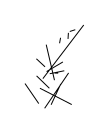

Recreate this plot in Python.
"""
 file with utility for drawing 
 the function for drawing the sketch comes from 
 the original project made by google with small changes
"""
# libraries required for visualisation:
import os
import svgwrite
import numpy as np
import tensorflow as tf
from IPython.display import SVG, display
import PIL
from PIL import Image
import matplotlib.pyplot as plt
import data_Manager

# set numpy output to something sensible
np.set_printoptions(precision=8, edgeitems=6, linewidth=200, suppress=True)


def get_bounds(data, factor=10):
    """Return bounds of data."""
    min_x = 0
    max_x = 0
    min_y = 0
    max_y = 0

    abs_x = 0
    abs_y = 0
    for i in range(len(data)):
        x = float(data[i, 0]) / factor
        y = float(data[i, 1]) / factor
        abs_x += x
        abs_y += y
        min_x = min(min_x, abs_x)
        min_y = min(min_y, abs_y)
        max_x = max(max_x, abs_x)
        max_y = max(max_y, abs_y)

    return (min_x, max_x, min_y, max_y)


def slerp(p0, p1, t):
    """Spherical interpolation."""
    omega = np.arccos(np.dot(p0 / np.linalg.norm(p0), p1 / np.linalg.norm(p1)))
    so = np.sin(omega)
    return np.sin((1.0 - t) * omega) / so * p0 + np.sin(t * omega) / so * p1


def lerp(p0, p1, t):
    """Linear interpolation."""
    return (1.0 - t) * p0 + t * p1


# little function that displays vector images and saves them to .svg
def draw_strokes(data, factor=0.2, svg_filename = '/tmp/sketch_rnn/svg/sample.svg'):
    data = data_Manager.to_normal_strokes(data)
    min_x, max_x, min_y, max_y = get_bounds(data, factor)
    dims = (50 + max_x - min_x, 50 + max_y - min_y)
    dwg = svgwrite.Drawing(svg_filename, size=dims)
    dwg.add(dwg.rect(insert=(0, 0), size=dims,fill='white'))
    lift_pen = 1
    abs_x = 25 - min_x 
    abs_y = 25 - min_y
    p = "M%s,%s " % (abs_x, abs_y)
    command = "m"
    for i in range(len(data)):
        if (lift_pen == 1):
            command = "m"
        elif (command != "l"):
            command = "l"
        else:
            command = ""
        x = float(data[i,0])/factor
        y = float(data[i,1])/factor
        lift_pen = data[i, 2]
        p += command+str(x)+","+str(y)+" "
    the_color = "black"
    stroke_width = 1
    dwg.add(dwg.path(p).stroke(the_color,stroke_width).fill("none"))
    dwg.save()
    display(SVG(dwg.tostring()))